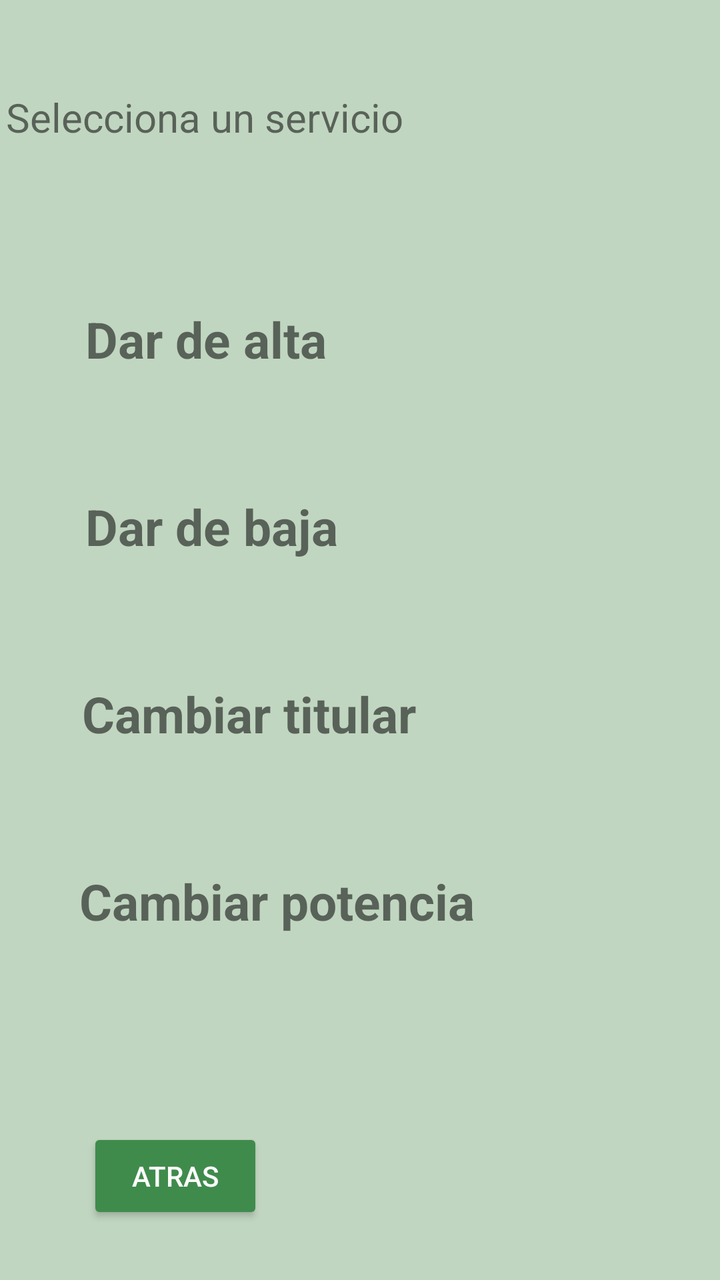
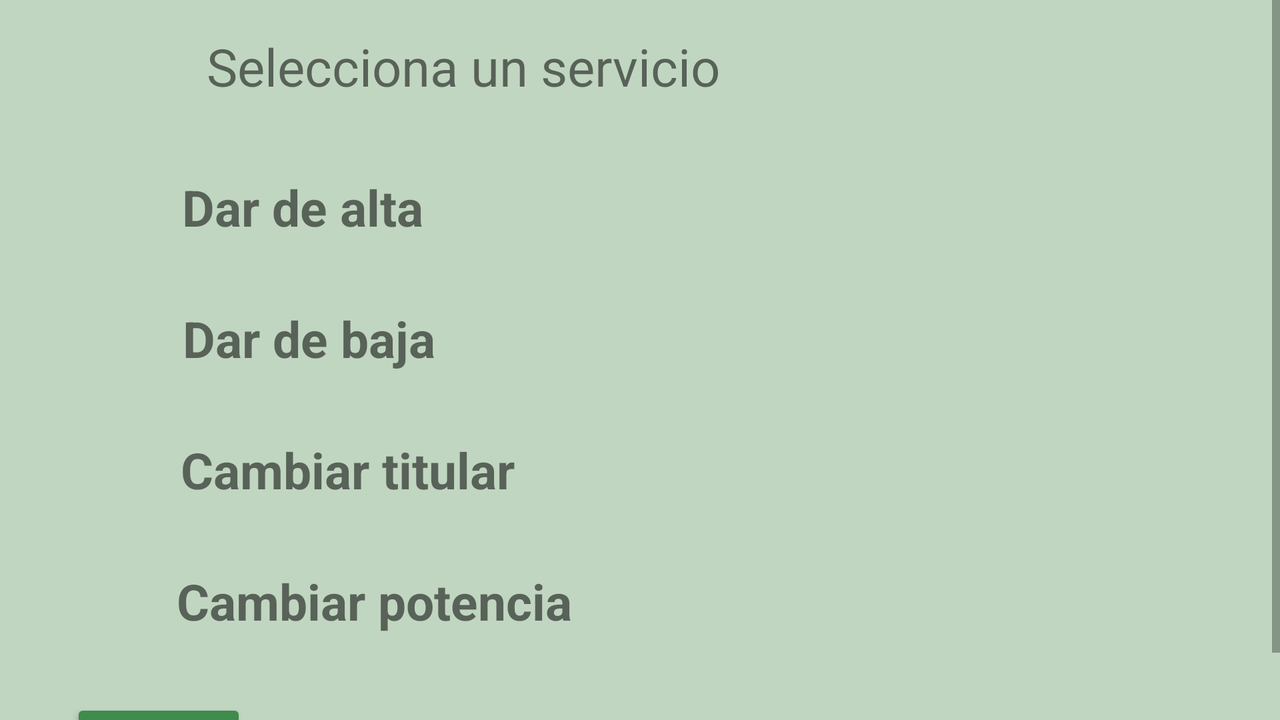

Compare how this app lays out the same screen by default and in its alternative resource folder. The renders come first, then the two layout files and the values they reference.
<!-- AndroidManifest.xml: application theme AppTheme -->
<!-- res/layout/activity_eleccion2.xml -->
<?xml version="1.0" encoding="utf-8"?>
<androidx.constraintlayout.widget.ConstraintLayout xmlns:android="http://schemas.android.com/apk/res/android"
    xmlns:app="http://schemas.android.com/apk/res-auto"
    xmlns:tools="http://schemas.android.com/tools"
    android:layout_width="match_parent"
    android:layout_height="match_parent"
    android:background="@color/fondo"
    tools:context=".Eleccion2">

    <TextView
        android:id="@+id/textViewGestiona"
        style="@style/TextViewGestionarTitulo"
        android:layout_width="354dp"
        android:layout_height="34dp"
        android:text="@string/gestiona"
        app:layout_constraintBottom_toBottomOf="parent"
        app:layout_constraintEnd_toEndOf="parent"
        app:layout_constraintHorizontal_bias="0.491"
        app:layout_constraintStart_toStartOf="parent"
        app:layout_constraintTop_toTopOf="parent"
        app:layout_constraintVertical_bias="0.074" />

    <TextView
        android:id="@+id/textViewAlta"
        style="@style/TextViewGestionar"
        android:layout_width="wrap_content"
        android:layout_height="wrap_content"
        android:text="@string/dar_de_alta"
        app:layout_constraintBottom_toBottomOf="parent"
        app:layout_constraintEnd_toEndOf="parent"
        app:layout_constraintHorizontal_bias="0.178"
        app:layout_constraintStart_toStartOf="parent"
        app:layout_constraintTop_toTopOf="parent"
        app:layout_constraintVertical_bias="0.252" />

    <TextView
        android:id="@+id/textViewBaja"
        style="@style/TextViewGestionar"
        android:layout_width="wrap_content"
        android:layout_height="wrap_content"
        android:layout_marginTop="60dp"
        android:text="@string/dar_de_baja"
        app:layout_constraintEnd_toEndOf="parent"
        app:layout_constraintHorizontal_bias="0.182"
        app:layout_constraintStart_toStartOf="parent"
        app:layout_constraintTop_toBottomOf="@+id/textViewAlta" />

    <TextView
        android:id="@+id/textViewPotencia"
        style="@style/TextViewGestionar"
        android:layout_width="wrap_content"
        android:layout_height="wrap_content"
        android:layout_marginTop="60dp"
        android:text="@string/cambiar_potencia"
        app:layout_constraintEnd_toEndOf="parent"
        app:layout_constraintHorizontal_bias="0.245"
        app:layout_constraintStart_toStartOf="parent"
        app:layout_constraintTop_toBottomOf="@+id/textViewTitular" />

    <TextView
        android:id="@+id/textViewTitular"
        style="@style/TextViewGestionar"
        android:layout_width="wrap_content"
        android:layout_height="wrap_content"
        android:layout_marginTop="60dp"
        android:text="@string/cambiar_titular"
        app:layout_constraintEnd_toEndOf="parent"
        app:layout_constraintHorizontal_bias="0.213"
        app:layout_constraintStart_toStartOf="parent"
        app:layout_constraintTop_toBottomOf="@+id/textViewBaja" />

    <Button
        android:id="@+id/buttonAtras"
        android:layout_width="wrap_content"
        android:layout_height="wrap_content"
        android:layout_marginBottom="28dp"
        android:text="@string/atras"
        style="@style/boton"
        app:layout_constraintBottom_toBottomOf="parent"
        app:layout_constraintEnd_toEndOf="parent"
        app:layout_constraintHorizontal_bias="0.16"
        app:layout_constraintStart_toStartOf="parent" />


</androidx.constraintlayout.widget.ConstraintLayout>
<!-- resources referenced by this layout -->
<resources>
  <color name="fondo">#C1D6C1</color>
  <string name="atras">Atras</string>
  <string name="cambiar_potencia">Cambiar potencia</string>
  <string name="cambiar_titular">Cambiar titular</string>
  <string name="dar_de_alta">Dar de alta</string>
  <string name="dar_de_baja">Dar de baja</string>
  <string name="gestiona">Selecciona un servicio</string>
  <style name="TextViewGestionar">
  
          <item name="android:textSize">25dp</item>
          <item name="android:textStyle">bold</item>
  
      </style>
  <style name="TextViewGestionarTitulo">
          <item name="android:textSize">20dp</item>
      </style>
  <style name="boton">
          <item name="android:backgroundTint">@color/colorPrimary</item>
          <item name="android:textColor">@color/blanco</item>
      </style>
  <style name="AppTheme" parent="Theme.AppCompat.Light.DarkActionBar">
          
          <item name="colorPrimary">@color/colorPrimary</item>
          <item name="colorPrimaryDark">@color/colorPrimaryDark</item>
          <item name="colorAccent">@color/colorAccent</item>
  
  
      </style>
  <color name="colorPrimary">#3F8B4C</color>
  <color name="blanco">#FCFCFC</color>
  <color name="colorPrimaryDark">#063D0D</color>
  <color name="colorAccent">#4562E7</color>
</resources>
<!-- res/layout-land/activity_eleccion2.xml (the repository's variant of the layout above) -->
<!-- drawn on the phone turned sideways -->
<?xml version="1.0" encoding="utf-8"?>
<androidx.constraintlayout.widget.ConstraintLayout xmlns:android="http://schemas.android.com/apk/res/android"
    xmlns:app="http://schemas.android.com/apk/res-auto"
    xmlns:tools="http://schemas.android.com/tools"
    android:orientation="vertical" android:layout_width="match_parent"
    android:background="@color/fondo"
    android:layout_height="match_parent">


    <ScrollView
        android:layout_width="0dp"
        android:layout_height="0dp"
        app:layout_constraintBottom_toBottomOf="parent"
        app:layout_constraintEnd_toEndOf="parent"
        app:layout_constraintStart_toStartOf="parent"
        app:layout_constraintTop_toTopOf="parent">

        <androidx.constraintlayout.widget.ConstraintLayout
            android:layout_width="match_parent"
            android:layout_height="wrap_content"
            android:orientation="vertical">


            <TextView
                android:id="@+id/textViewGestiona"
                style="@style/TextViewGestionarTitulo"
                android:layout_width="374dp"
                android:layout_height="35dp"
                android:autoSizeMaxTextSize="120sp"
                android:autoSizeMinTextSize="12sp"
                android:autoSizeTextType="uniform"
                android:text="@string/gestiona"
                app:layout_constraintBottom_toBottomOf="parent"
                app:layout_constraintEnd_toEndOf="parent"
                app:layout_constraintHorizontal_bias="0.389"
                app:layout_constraintStart_toStartOf="parent"
                app:layout_constraintTop_toTopOf="parent"
                app:layout_constraintVertical_bias="0.043" />

            <TextView
                android:id="@+id/textViewAlta"
                style="@style/TextViewGestionar"
                android:layout_width="wrap_content"
                android:layout_height="wrap_content"
                android:autoSizeMaxTextSize="120sp"
                android:autoSizeMinTextSize="12sp"
                android:autoSizeTextType="uniform"
                android:text="@string/dar_de_alta"
                app:layout_constraintBottom_toBottomOf="parent"
                app:layout_constraintEnd_toEndOf="parent"
                app:layout_constraintHorizontal_bias="0.175"
                app:layout_constraintStart_toStartOf="parent"
                app:layout_constraintTop_toTopOf="parent"
                app:layout_constraintVertical_bias="0.238" />

            <TextView
                android:id="@+id/textViewBaja"
                style="@style/TextViewGestionar"
                android:layout_width="wrap_content"
                android:layout_height="wrap_content"
                android:layout_marginTop="32dp"
                android:autoSizeMaxTextSize="120sp"
                android:autoSizeMinTextSize="12sp"
                android:autoSizeTextType="uniform"
                android:text="@string/dar_de_baja"
                app:layout_constraintEnd_toEndOf="parent"
                app:layout_constraintHorizontal_bias="0.178"
                app:layout_constraintStart_toStartOf="parent"
                app:layout_constraintTop_toBottomOf="@+id/textViewAlta" />

            <TextView
                android:id="@+id/textViewPotencia"
                style="@style/TextViewGestionar"
                android:layout_width="wrap_content"
                android:layout_height="wrap_content"
                android:layout_marginTop="32dp"
                android:autoSizeMaxTextSize="120sp"
                android:autoSizeMinTextSize="12sp"
                android:autoSizeTextType="uniform"
                android:text="@string/cambiar_potencia"
                app:layout_constraintEnd_toEndOf="parent"
                app:layout_constraintHorizontal_bias="0.2"
                app:layout_constraintStart_toStartOf="parent"
                app:layout_constraintTop_toBottomOf="@+id/textViewTitular" />

            <TextView
                android:id="@+id/textViewTitular"
                style="@style/TextViewGestionar"
                android:layout_width="wrap_content"
                android:layout_height="wrap_content"
                android:layout_marginTop="32dp"
                android:autoSizeMaxTextSize="120sp"
                android:autoSizeMinTextSize="12sp"
                android:autoSizeTextType="uniform"
                android:text="@string/cambiar_titular"
                app:layout_constraintEnd_toEndOf="parent"
                app:layout_constraintHorizontal_bias="0.191"
                app:layout_constraintStart_toStartOf="parent"
                app:layout_constraintTop_toBottomOf="@+id/textViewBaja" />

            <Button
                android:id="@+id/buttonAtras"
                style="@style/boton"
                android:layout_width="wrap_content"
                android:layout_height="wrap_content"
                android:layout_marginTop="32dp"
                android:text="@string/atras"
                app:layout_constraintBottom_toBottomOf="parent"
                app:layout_constraintEnd_toEndOf="parent"
                app:layout_constraintHorizontal_bias="0.064"
                app:layout_constraintStart_toStartOf="parent"
                app:layout_constraintTop_toBottomOf="@+id/textViewPotencia"
                app:layout_constraintVertical_bias="1.0" />


        </androidx.constraintlayout.widget.ConstraintLayout>
    </ScrollView>


</androidx.constraintlayout.widget.ConstraintLayout>
